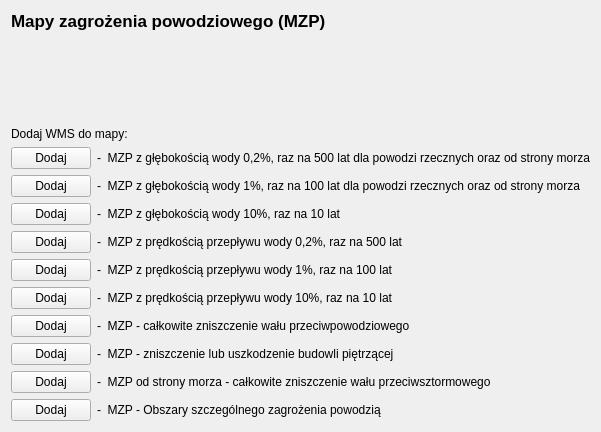
          <widget class="QWidget" name="tab_MZP">
           <attribute name="title">
            <string>MZP</string>
           </attribute>
           <layout class="QFormLayout" name="formLayout_2">
            <item row="0" column="0" colspan="2">
             <widget class="QLabel" name="label_46">
              <property name="font">
               <font>
                <pointsize>13</pointsize>
                <weight>75</weight>
                <bold>true</bold>
               </font>
              </property>
              <property name="text">
               <string>Mapy zagrożenia powodziowego (MZP)</string>
              </property>
             </widget>
            </item>
            <item row="1" column="0" colspan="2">
             <layout class="QHBoxLayout" name="horizontalLayout_7">
              <item>
               <widget class="QLabel" name="label_10">
                <property name="text">
                 <string>




</string>
                </property>
               </widget>
              </item>
              <item>
               <widget class="QLabel" name="label_11">
                <property name="text">
                 <string/>
                </property>
               </widget>
              </item>
              <item>
               <widget class="QLabel" name="label_12">
                <property name="text">
                 <string/>
                </property>
               </widget>
              </item>
              <item>
               <widget class="QLabel" name="label_2">
                <property name="text">
                 <string/>
                </property>
               </widget>
              </item>
              <item>
               <widget class="QLabel" name="label_79">
                <property name="styleSheet">
                 <string notr="true">image: url(:/plugins/Wody_Polskie_WMS/icon.png);</string>
                </property>
                <property name="text">
                 <string/>
                </property>
                <property name="alignment">
                 <set>Qt::AlignRight|Qt::AlignTrailing|Qt::AlignVCenter</set>
                </property>
               </widget>
              </item>
             </layout>
            </item>
            <item row="2" column="0" colspan="2">
             <widget class="QLabel" name="label_47">
              <property name="text">
               <string>Dodaj WMS do mapy:</string>
              </property>
             </widget>
            </item>
            <item row="3" column="0">
             <widget class="QPushButton" name="pbMZP1">
              <property name="text">
               <string>Dodaj</string>
              </property>
             </widget>
            </item>
            <item row="3" column="1">
             <widget class="QLabel" name="label_MZP1">
              <property name="text">
               <string>-  MZP z głębokością wody 0,2%, raz na 500 lat dla powodzi rzecznych oraz od strony morza</string>
              </property>
             </widget>
            </item>
            <item row="4" column="0">
             <widget class="QPushButton" name="pbMZP2">
              <property name="text">
               <string>Dodaj</string>
              </property>
             </widget>
            </item>
            <item row="4" column="1">
             <widget class="QLabel" name="label_MZP2">
              <property name="text">
               <string>-  MZP z głębokością wody 1%, raz na 100 lat dla powodzi rzecznych oraz od strony morza</string>
              </property>
             </widget>
            </item>
            <item row="5" column="0">
             <widget class="QPushButton" name="pbMZP3">
              <property name="text">
               <string>Dodaj</string>
              </property>
             </widget>
            </item>
            <item row="5" column="1">
             <widget class="QLabel" name="label_MZP3">
              <property name="text">
               <string>-  MZP z głębokością wody 10%, raz na 10 lat</string>
              </property>
             </widget>
            </item>
            <item row="6" column="0">
             <widget class="QPushButton" name="pbMZP4">
              <property name="text">
               <string>Dodaj</string>
              </property>
             </widget>
            </item>
            <item row="6" column="1">
             <widget class="QLabel" name="label_MZP4">
              <property name="text">
               <string>-  MZP z prędkością przepływu wody 0,2%, raz na 500 lat</string>
              </property>
             </widget>
            </item>
            <item row="7" column="0">
             <widget class="QPushButton" name="pbMZP5">
              <property name="text">
               <string>Dodaj</string>
              </property>
             </widget>
            </item>
            <item row="7" column="1">
             <widget class="QLabel" name="label_MZP5">
              <property name="text">
               <string>-  MZP z prędkością przepływu wody 1%, raz na 100 lat</string>
              </property>
             </widget>
            </item>
            <item row="8" column="0">
             <widget class="QPushButton" name="pbMZP6">
              <property name="text">
               <string>Dodaj</string>
              </property>
             </widget>
            </item>
            <item row="8" column="1">
             <widget class="QLabel" name="label_MZP6">
              <property name="text">
               <string>-  MZP z prędkością przepływu wody 10%, raz na 10 lat</string>
              </property>
             </widget>
            </item>
            <item row="9" column="0">
             <widget class="QPushButton" name="pbMZP7">
              <property name="text">
               <string>Dodaj</string>
              </property>
             </widget>
            </item>
            <item row="9" column="1">
             <widget class="QLabel" name="label_MZP7">
              <property name="text">
               <string>-  MZP - całkowite zniszczenie wału przeciwpowodziowego</string>
              </property>
             </widget>
            </item>
            <item row="10" column="0">
             <widget class="QPushButton" name="pbMZP8">
              <property name="text">
               <string>Dodaj</string>
              </property>
             </widget>
            </item>
            <item row="10" column="1">
             <widget class="QLabel" name="label_MZP8">
              <property name="text">
               <string>-  MZP - zniszczenie lub uszkodzenie budowli piętrzącej</string>
              </property>
             </widget>
            </item>
            <item row="11" column="0">
             <widget class="QPushButton" name="pbMZP9">
              <property name="text">
               <string>Dodaj</string>
              </property>
             </widget>
            </item>
            <item row="11" column="1">
             <widget class="QLabel" name="label_MZP9">
              <property name="text">
               <string>-  MZP od strony morza - całkowite zniszczenie wału przeciwsztormowego</string>
              </property>
             </widget>
            </item>
            <item row="12" column="0">
             <widget class="QPushButton" name="pbMZP10">
              <property name="text">
               <string>Dodaj</string>
              </property>
             </widget>
            </item>
            <item row="12" column="1">
             <widget class="QLabel" name="label_MZP8_2">
              <property name="text">
               <string>-  MZP - Obszary szczególnego zagrożenia powodzią</string>
              </property>
             </widget>
            </item>
           </layout>
           <zorder>label_MZP1</zorder>
           <zorder>pbMZP1</zorder>
           <zorder>label_47</zorder>
           <zorder>pbMZP7</zorder>
           <zorder>label_MZP5</zorder>
           <zorder>pbMZP6</zorder>
           <zorder>label_MZP8</zorder>
           <zorder>pbMZP5</zorder>
           <zorder>pbMZP9</zorder>
           <zorder>label_MZP7</zorder>
           <zorder>label_MZP6</zorder>
           <zorder>label_MZP9</zorder>
           <zorder>pbMZP8</zorder>
           <zorder>pbMZP4</zorder>
           <zorder>label_MZP4</zorder>
           <zorder>pbMZP3</zorder>
           <zorder>label_MZP3</zorder>
           <zorder>pbMZP2</zorder>
           <zorder>label_MZP2</zorder>
           <zorder>label_MZP8_2</zorder>
           <zorder>pbMZP10</zorder>
           <zorder>label_46</zorder>
          </widget>
